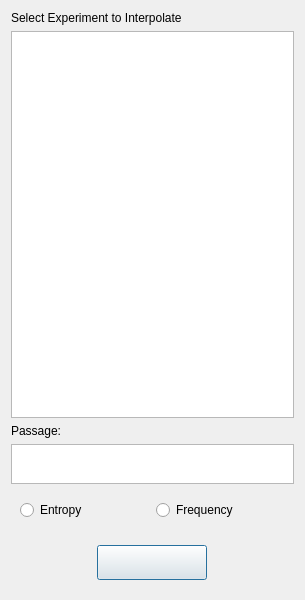
<?xml version="1.0" encoding="UTF-8"?>
<ui version="4.0">
 <class>Dialog</class>
 <widget class="QDialog" name="Dialog">
  <property name="geometry">
   <rect>
    <x>0</x>
    <y>0</y>
    <width>305</width>
    <height>600</height>
   </rect>
  </property>
  <property name="maximumSize">
   <size>
    <width>305</width>
    <height>600</height>
   </size>
  </property>
  <property name="windowTitle">
   <string>Interpolation</string>
  </property>
  <layout class="QVBoxLayout" name="verticalLayout">
   <item>
    <widget class="QLabel" name="label">
     <property name="styleSheet">
      <string notr="true">font: 75 13pt &quot;Ubuntu Condensed&quot;;</string>
     </property>
     <property name="text">
      <string>Select Experiment to Interpolate</string>
     </property>
    </widget>
   </item>
   <item>
    <widget class="QTableView" name="tableView">
     <property name="minimumSize">
      <size>
       <width>0</width>
       <height>340</height>
      </size>
     </property>
    </widget>
   </item>
   <item>
    <widget class="QLabel" name="label_2">
     <property name="styleSheet">
      <string notr="true">font: 75 13pt &quot;Ubuntu Condensed&quot;;</string>
     </property>
     <property name="text">
      <string>Passage:</string>
     </property>
    </widget>
   </item>
   <item>
    <widget class="QTextEdit" name="textEdit">
     <property name="minimumSize">
      <size>
       <width>0</width>
       <height>20</height>
      </size>
     </property>
     <property name="maximumSize">
      <size>
       <width>16777215</width>
       <height>40</height>
      </size>
     </property>
    </widget>
   </item>
   <item>
    <widget class="QFrame" name="frame_2">
     <property name="minimumSize">
      <size>
       <width>0</width>
       <height>40</height>
      </size>
     </property>
     <property name="frameShape">
      <enum>QFrame::NoFrame</enum>
     </property>
     <property name="frameShadow">
      <enum>QFrame::Plain</enum>
     </property>
     <layout class="QHBoxLayout" name="horizontalLayout">
      <item>
       <widget class="QRadioButton" name="EntropyB">
        <property name="text">
         <string>Entropy</string>
        </property>
       </widget>
      </item>
      <item>
       <widget class="QRadioButton" name="FrequencyB">
        <property name="text">
         <string>Frequency</string>
        </property>
       </widget>
      </item>
     </layout>
    </widget>
   </item>
   <item>
    <widget class="QFrame" name="frame">
     <property name="minimumSize">
      <size>
       <width>0</width>
       <height>30</height>
      </size>
     </property>
     <property name="frameShape">
      <enum>QFrame::NoFrame</enum>
     </property>
     <property name="frameShadow">
      <enum>QFrame::Raised</enum>
     </property>
     <layout class="QGridLayout" name="gridLayout">
      <item row="1" column="0">
       <widget class="QPushButton" name="pushButton">
        <property name="minimumSize">
         <size>
          <width>110</width>
          <height>35</height>
         </size>
        </property>
        <property name="maximumSize">
         <size>
          <width>110</width>
          <height>16777215</height>
         </size>
        </property>
        <property name="text">
         <string/>
        </property>
       </widget>
      </item>
     </layout>
    </widget>
   </item>
  </layout>
 </widget>
 <resources/>
 <connections/>
</ui>
